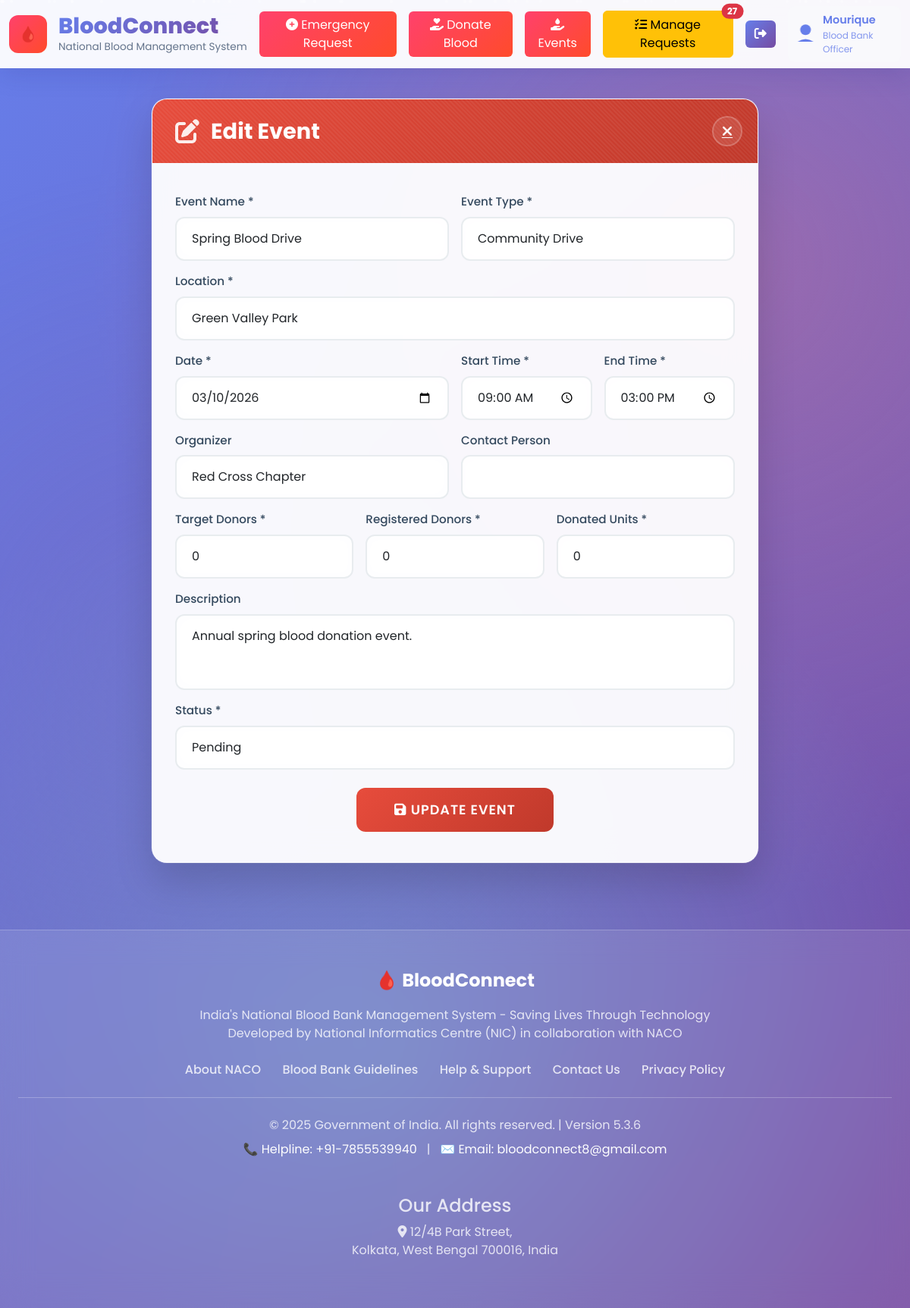
/edit_event.php?id=23 (signed in), run on the app's committed database.
### tables this page shows
CREATE TABLE `blood_events` (
  `id` int(11) NOT NULL AUTO_INCREMENT,
  `event_name` varchar(255) NOT NULL,
  `event_type` varchar(100) NOT NULL,
  `description` text DEFAULT NULL,
  `location` varchar(255) NOT NULL,
  `event_date` date NOT NULL,
  `start_time` time NOT NULL,
  `end_time` time NOT NULL,
  `organizer` varchar(255) DEFAULT NULL,
  `target_donors` int(11) DEFAULT 0,
  `registered_donors` int(11) DEFAULT 0,
  `donated_units` int(11) DEFAULT 0,
  `status` enum('pending','approved','rejected','completed') DEFAULT 'pending',
  `contact_person` varchar(255) DEFAULT NULL,
  `created_at` timestamp NOT NULL DEFAULT current_timestamp(),
  `updated_at` timestamp NOT NULL DEFAULT current_timestamp() ON UPDATE current_timestamp(),
  PRIMARY KEY (`id`)
);

### edit_event.php (the view, shortened to what this page needs)
<?php
include 'connect.php';
$event = null;
if (isset($_GET['id'])) {
    $id = $_GET['id'];
    $stmt = $conn->prepare("SELECT * FROM blood_events WHERE id = ?");
    $stmt->bind_param("i", $id);
    $stmt->execute();
    $result = $stmt->get_result();
    if ($result->num_rows > 0) {
        $event = $result->fetch_assoc();
    }
}
?>
<!DOCTYPE html>
<html lang="en">
<head>
    <link href="https://cdnjs.cloudflare.com/ajax/libs/bootstrap/5.3.0/css/bootstrap.min.css" rel="stylesheet">
    <link href="https://cdnjs.cloudflare.com/ajax/libs/font-awesome/6.4.0/css/all.min.css" rel="stylesheet">
    <link rel="stylesheet" href="styles.css">
    <link rel="stylesheet" href="donor.css">
    <link rel="stylesheet" href="particles.css">
</head>
<body>
    <div class="particles"></div>
    <?php include "header.php"; ?>
    <div class="main-wrapper">
        <div class="form-container">
            <div class="form-header">
                <h2><i class="fas fa-edit icon"></i> Edit Event</h2>
                <a href="blood_event.php" class="close-btn"><i class="fas fa-times"></i></a>
            </div>
            <div class="form-content">
                <form action="update_event.php" method="post">
                    <div class="row g-3">
                        <div class="col-md-6">
                            <label for="adminEventName" class="form-label">Event Name *</label>
                            <input type="text" class="form-control" id="adminEventName" name="event_name" value="<?php echo htmlspecialchars($event['event_name']); ?>" required>
                        </div>
                        <div class="col-md-6">
                            <label for="adminEventType" class="form-label">Event Type *</label>
                            <select class="form-select" id="adminEventType" name="event_type" required>
                                <option value="Community Drive" <?php if($event['event_type'] == 'Community Drive') echo 'selected'; ?>>Community Drive</option>
                            </select>
                        </div>
                        <div class="col-12">
                            <label for="adminEventLocation" class="form-label">Location *</label>
                            <input type="text" class="form-control" id="adminEventLocation" name="location" value="<?php echo htmlspecialchars($event['location']); ?>" required>
                        </div>
                        <div class="col-md-6">
                            <label for="adminEventDate" class="form-label">Date *</label>
                            <input type="date" class="form-control" id="adminEventDate" name="event_date" value="<?php echo htmlspecialchars($event['event_date']); ?>" required>
                        </div>
                        <div class="col-md-3">
                            <label for="adminStartTime" class="form-label">Start Time *</label>
                            <input type="time" class="form-control" id="adminStartTime" name="start_time" value="<?php echo htmlspecialchars($event['start_time']); ?>" required>
                        </div>
                        <div class="col-md-3">
                            <label for="adminEndTime" class="form-label">End Time *</label>
                            <input type="time" class="form-control" id="adminEndTime" name="end_time" value="<?php echo htmlspecialchars($event['end_time']); ?>" required>
                        </div>
                        <div class="col-md-6">
                            <label for="adminOrganizer" class="form-label">Organizer</label>
                            <input type="text" class="form-control" id="adminOrganizer" name="organizer" value="<?php echo htmlspecialchars($event['organizer']); ?>">
                        </div>
                        <div class="col-md-6">
                            <label for="adminContactPerson" class="form-label">Contact Person</label>
                            <input type="text" class="form-control" id="adminContactPerson" name="contact_person" value="<?php echo htmlspecialchars($event['contact_person']); ?>">
                        </div>
                        <div class="col-md-4">
                            <label for="adminTargetDonors" class="form-label">Target Donors *</label>
                            <input type="number" class="form-control" id="adminTargetDonors" name="target_donors" min="0" value="<?php echo htmlspecialchars($event['target_donors']); ?>" required>
                        </div>
                        <div class="col-md-4">
                            <label for="adminRegisteredDonors" class="form-label">Registered Donors *</label>
                            <input type="number" class="form-control" id="adminRegisteredDonors" name="registered_donors" min="0" value="<?php echo htmlspecialchars($event['registered_donors']); ?>" required>
                        </div>
                        <div class="col-md-4">
                            <label for="adminDonatedUnits" class="form-label">Donated Units *</label>
                            <input type="number" class="form-control" id="adminDonatedUnits" name="donated_units" min="0" value="<?php echo htmlspecialchars($event['donated_units']); ?>" required>
                        </div>
                        <div class="col-12">
                            <label for="adminEventDescription" class="form-label">Description</label>
                            <textarea class="form-control" id="adminEventDescription" name="description" style="height: 100px; resize: none;"><?php echo htmlspecialchars($event['description']); ?></textarea>
                        </div>
                        <div class="col-12">
                            <label for="adminEventStatus" class="form-label">Status *</label>
                            <select class="form-select" id="adminEventStatus" name="status" required>
                                <option value="pending" <?php if($event['status'] == 'pending') echo 'selected'; ?>>Pending</option>
                            </select>
                        </div>
                    </div>
                    <div class="text-center mt-4">
                        <button type="submit" class="btn-submit" name="submit"><i class="fas fa-save"></i> Update Event</button>
                    </div>
                </form>
            </div>
        </div>
    </div>
    <?php include "footer.php"; ?>
</body>
</html>

### styles.css (style rules this page uses)
:root { --primary-gradient: linear-gradient(135deg, #667eea 0%, #764ba2 100%); --danger-gradient: linear-gradient(135deg, #ff416c 0%, #ff4b2b 100%); --success-gradient: linear-gradient(135deg, #00b09b 0%, #96c93d 100%); --warning-gradient: linear-gradient(135deg, #ffb347 0%, #ffcc33 100%); --info-gradient: linear-gradient(135deg, #4facfe 0%, #00f2fe 100%); --glass-bg: rgba(255, 255, 255, 0.1); --glass-border: rgba(255, 255, 255, 0.2); }
body { font-family: 'Inter', sans-serif; background: linear-gradient(135deg, #667eea 0%, #764ba2 50%, #f093fb 100%); background-attachment: fixed; min-height: 100vh; }
:root { --primary-gradient: linear-gradient(135deg, #667eea 0%, #764ba2 100%); --danger-gradient: linear-gradient(135deg, #ff416c 0%, #ff4b2b 100%); --glass-border: rgba(255, 255, 255, 0.2); --text-primary: #2c3e50; --text-secondary: #64748b; --shadow-light: 0 8px 32px rgba(31, 38, 135, 0.15); --shadow-medium: 0 12px 40px rgba(31, 38, 135, 0.25); }
body { font-family: 'Inter', sans-serif; background: linear-gradient(135deg, #667eea 0%, #764ba2 50%, #f093fb 100%); }

### donor.css (style rules this page uses)
* { margin: 0; padding: 0; box-sizing: border-box; }
body { font-family: 'Poppins', sans-serif; background: linear-gradient(135deg, #667eea 0%, #764ba2 100%); min-height: 100vh; position: relative; overflow-x: hidden; }
body::before { content: ''; position: fixed; top: 0; left: 0; width: 100%; height: 100%; background: radial-gradient(circle at 20% 50%, rgba(120, 119, 198, 0.3) 0%, transparent 50%), radial-gradient(circle at 80% 20%, rgba(255, 119, 119, 0.3) 0%, transparent 50%), radial-gradient(circle at 40% 80%, rgba(120, 219, 226, 0.3) 0%, transparent 50%); animation: backgroundFlow 20s ease-in-out infinite; z-index: -1; }
.main-wrapper { min-height: 100vh; display: flex; align-items: center; justify-content: center; padding: 40px 15px; position: relative; }
.form-container { width: 100%; max-width: 800px; background: rgba(255, 255, 255, 0.95); backdrop-filter: blur(20px); border: 1px solid rgba(255, 255, 255, 0.2); border-radius: 20px; overflow: hidden; box-shadow: 0 25px 50px rgba(0, 0, 0, 0.15), 0 0 0 1px rgba(255, 255, 255, 0.1); animation: slideUp 0.8s ease-out; position: relative; }
.form-header { background: linear-gradient(135deg, #e74c3c 0%, #c0392b 100%); color: white; padding: 25px 30px; position: relative; overflow: hidden; }
.form-header::before { content: ''; position: absolute; top: -50%; left: -50%; width: 200%; height: 200%; background: repeating-linear-gradient(45deg, transparent, transparent 2px, rgba(255, 255, 255, 0.05) 2px, rgba(255, 255, 255, 0.05) 4px); animation: shimmer 20s linear infinite; }
.form-header h2 { font-weight: 700; font-size: 1.8rem; margin: 0; display: flex; align-items: center; gap: 15px; position: relative; z-index: 2; }
.form-header .icon { font-size: 2rem; opacity: 0.9; }
.close-btn { position: absolute; right: 20px; top: 50%; transform: translateY(-50%); background: rgba(255, 255, 255, 0.1); border: 2px solid rgba(255, 255, 255, 0.2); color: white; width: 40px; height: 40px; border-radius: 50%; cursor: pointer; display: flex; align-items: center; justify-content: center; font-size: 1.2rem; transition: all 0.3s ease; z-index: 3; }
.form-content { padding: 40px 30px; }
.form-label { font-weight: 500; color: #34495e; margin-bottom: 8px; font-size: 0.95rem; display: flex; align-items: center; gap: 8px; }
.form-control, .form-select { border: 2px solid #e8ecef; border-radius: 12px; padding: 15px 20px; font-size: 1rem; transition: all 0.3s ease; background: rgba(255, 255, 255, 0.8); backdrop-filter: blur(10px); }
.btn-submit { background: linear-gradient(135deg, #e74c3c 0%, #c0392b 100%); border: none; border-radius: 12px; padding: 16px 50px; font-size: 1.1rem; font-weight: 600; color: white; cursor: pointer; transition: all 0.3s ease; position: relative; overflow: hidden; text-transform: uppercase; letter-spacing: 1px; }
.btn-submit::before { content: ''; position: absolute; top: 0; left: -100%; width: 100%; height: 100%; background: linear-gradient(90deg, transparent, rgba(255, 255, 255, 0.2), transparent); transition: left 0.5s; }

### particles.css (style rules this page uses)
.particles { position: fixed; top: 0; left: 0; width: 100%; height: 100%; pointer-events: none; z-index: -1; }

### data on the page
blood_events: event_name "Spring Blood Drive", event_type "Community Drive", location "Green Valley Park", event_date "03/10/2026", start_time "09:00:00", end_time "15:00:00", organizer "Red Cross Chapter", target_donors "0", registered_donors "0", donated_units "0", description "Annual spring blood donation event.", status "Pending"

### other printed values
$total_pending_count "27"
